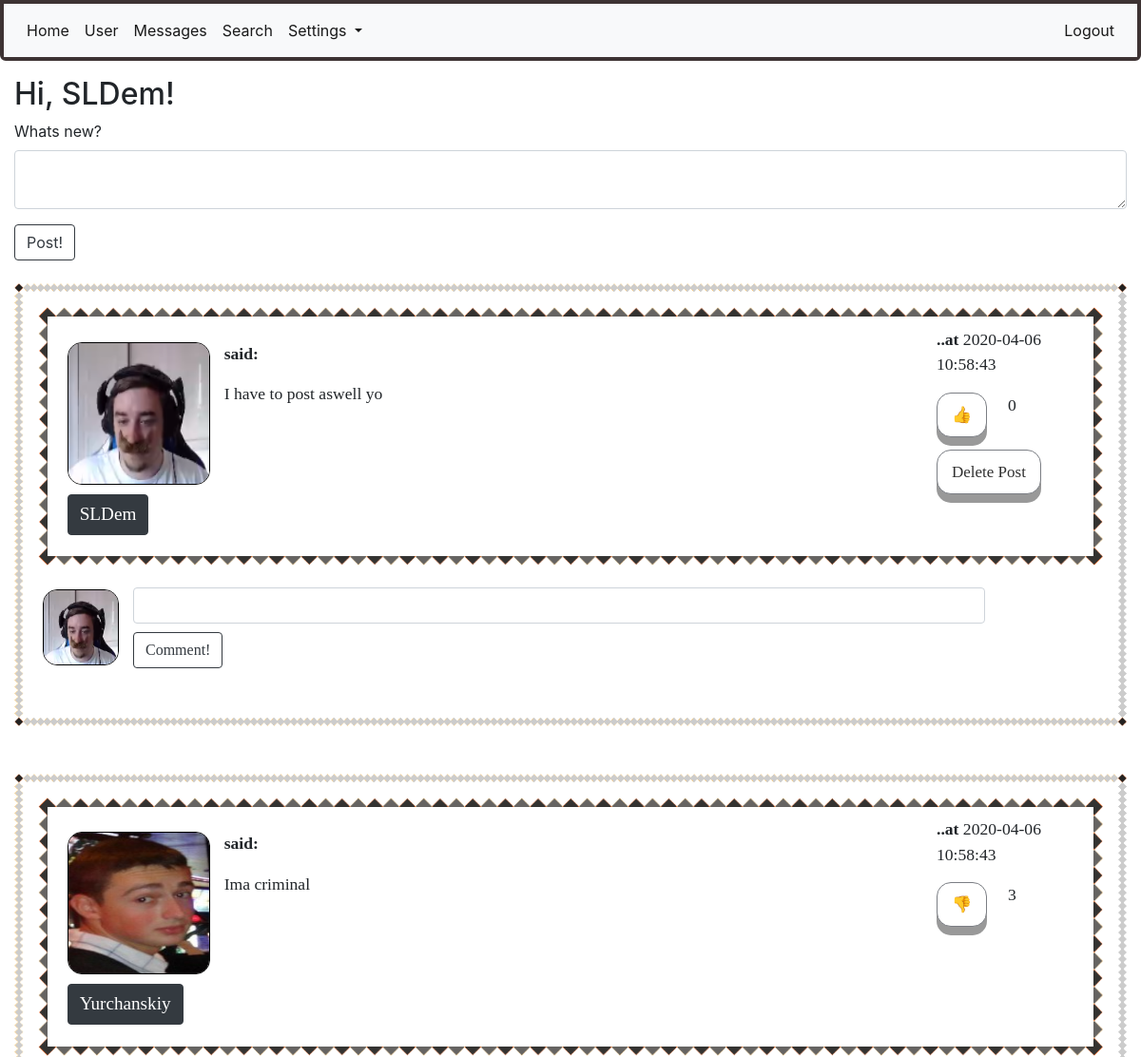
Before: /home (signed in, upper part) with the older database file.
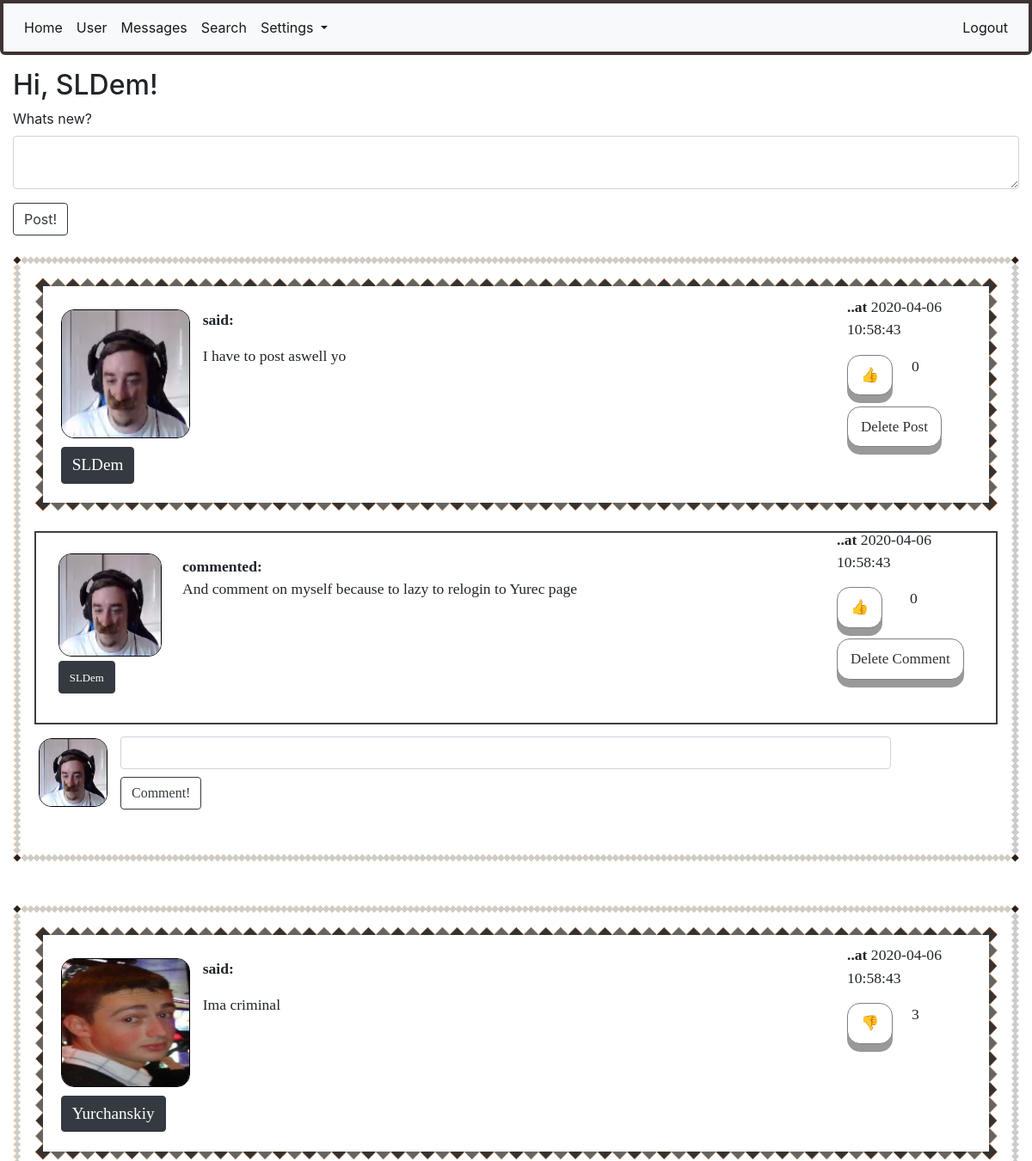
After: the same page with the newer database file.
### app/models.py (models this page shows, shortened)
class Post(db.Model):
    id = db.Column(db.Integer, primary_key=True)
    body = db.Column(db.String(140))
    timestamp = db.Column(db.DateTime, index=True, default=datetime.utcnow())
    user_id = db.Column(db.Integer, db.ForeignKey('user.id'))
    likes = db.relationship('PostLike', backref='post', lazy='dynamic')
    comments = db.relationship('Comment', backref='comment', lazy='dynamic')

class User(UserMixin, db.Model):
    id = db.Column(db.Integer, primary_key=True)
    username = db.Column(db.String(64), index=True, unique=True)
    email = db.Column(db.String(124), index=True, unique=True)
    password_hash = db.Column(db.String(128))
    about_me = db.Column(db.String(1024))
    last_seen = db.Column(db.DateTime, default=datetime.utcnow())
    avatar_set = db.Column(db.Boolean, default=False)
    posts = db.relationship("Post", backref='author', lazy='dynamic')
    comments = db.relationship("Comment", backref='commenter', lazy='dynamic')
    followed = db.relationship(
        'User', secondary=followers,
        primaryjoin=(followers.c.follower_id == id),
        secondaryjoin=(followers.c.followed_id == id),
        backref=db.backref('followers', lazy='dynamic'), lazy='dynamic')
    liked = db.relationship(
        'PostLike',
        foreign_keys='PostLike.user_id',
        backref='user', lazy='dynamic')
    comment_liked = db.relationship(
        'CommentLike',
        foreign_keys='CommentLike.user_id',
        backref='user', lazy='dynamic')
    messages_sent = db.relationship(
        'Message',
        foreign_keys='Message.sender_id',
        backref='author', lazy='dynamic')
    messages_received = db.relationship(
        'Message',
        foreign_keys='Message.recipient_id',
        backref='recipient', lazy='dynamic')
    def liked_post(self, post):
        return PostLike.query.filter(PostLike.user_id == self.id,
                                     PostLike.post_id == post.id).count() > 0
    def liked_comment(self, comment):
        return CommentLike.query.filter(CommentLike.user_id == self.id,
                                        CommentLike.comment_id == comment.id).count() > 0

class Comment(db.Model):
    id = db.Column(db.Integer, primary_key=True)
    body = db.Column(db.String(1028))
    timestamp = db.Column(db.DateTime(), default=datetime.utcnow(), index=True)
    post_id = db.Column(db.Integer, db.ForeignKey('post.id'))
    user_id = db.Column(db.Integer, db.ForeignKey('user.id'))
    comment_likes = db.relationship('CommentLike', backref='comment', lazy='dynamic')

### app/routes.py (the view)
@login_required
@app.route('/', methods=['POST', 'GET'])
@app.route('/home', methods=['POST', 'GET'])
def home():
    if current_user.is_authenticated:
        form = PostForm()
        if form.validate_on_submit():
            post = Post(body=form.post.data, author=current_user)
            db.session.add(post)
            db.session.commit()
            flash('Your post has been posted!')
            return redirect(url_for('home', post_id=post.id))
        page = request.args.get('page', 1, type=int)
        posts = Post.query.order_by(Post.timestamp.desc()).paginate(
            page, 5, False)
        next_url = url_for('home', page=posts.next_num if posts.has_next else None)
        prev_url = url_for('home', page=posts.prev_num if posts.has_prev else None)
        comments = Comment.query.all()
        return render_template('home.html', title='Home', form=form, user=user, username=current_user.username,
                               posts=posts.items, comments=comments, next_url=next_url, prev_url=prev_url)
    return redirect(url_for('login'))

### app/forms.py
class PostForm(FlaskForm):
    post = TextAreaField("Whats new?", validators=[DataRequired(), Length(min=1, max=1028)])
    submit = SubmitField('Post!')

### app/models.py (called while the page is built)
@login.user_loader
def load_user(id):
    return User.query.get(int(id))

### app/templates/home.html (shortened to what this page needs)
{% extends "base.html" %}
{% import "bootstrap/wtf.html" as wtf %}
{% block app_content %}
    <h2>Hi, {{current_user.username}}!</h2>
    {% if form %}
        {{ wtf.quick_form(form, button_map={'submit':'btn btn-outline-dark'}) }}
    {% endif %}
    <br>
    {% for post in posts %}
        {% include "_post.html" %}
    {% endfor %}
{% endblock %}

### app/templates/_post.html (shortened to what this page needs)
<div class="post_with_background" style="margin-bottom: 50px;">
    <div class="post">
        <div id="container_post">
            <div id="left_post">
                <div style="position: absolute; margin-left: -5px;">
                    <a href="{{ url_for('user', username=post.author.username) }}">
                        {% if post.author.avatar_set %}
                        <img class="avatar" height="150px" width="150px"
                             src="{{ url_for('static', filename=post.author.username + '.jpg') }}">
                        {% else %}
                        <img class="roboavatar" src="{{ avatars.robohash(post.author.username, size='150') }}"/>
                        {% endif %}
                    </a>
                </div>
                <div style="position: relative; margin-top: 160px; margin-left: -5px;">
                    <button class="btn btn-dark"><a href="{{ url_for('user', username=post.author.username) }}">
                        <div class="under_avatar_username_post"><span>{{ post.author.username }}</span></div>
                    </a></button>
                </div>
            </div>
            <div id="center_post">
                <p><b>said: </b></p>
                <p id="post{{ post.id }}">{{ post.body }}</p>
            </div>
            <div id="right_post">
                <p><b>..at</b> {{post.timestamp.replace(microsecond=0)}}</p>
                {% if current_user.liked_post(post) %}
                <div id="like_container">
                    <div id="like_button"><a href="{{ url_for('like_action', post_id=post.id, action='dislike') }}">
                        <div class="button">&#128078</div></a>
                    </div>
                    <div id="like_count"><p>{{ post.likes.count() }}</p></div>
                </div>
                {% else %}
                <div id="dislike_container">
                    <div id="dislike_button"><a href="{{ url_for('like_action', post_id=post.id, action='like') }}">
                        <div class="button">&#128077</div></a>
                    </div>
                    <div id="dislike_count"><p>{{ post.likes.count() }}</p></div>
                </div>
                {% endif %}
                <div class="delete_button">
                    {% if current_user.username == post.author.username %}
                    <a href="{{url_for('are_you_sure_post', post_id=post.id)}}"><div class="button">Delete Post</div></a>
                    {% endif %}
                </div>
            </div>
        </div>
    </div>
    {% for comment in comments %}
        {% if comment in post.comments %}
            {% include "_comment.html" %}
        {% endif %}
    {% endfor %}
    <div id="container_post_comment">
        <div id="left_post_comment">
            {% if current_user.avatar_set %}
            <img class="avatar" height="80px" width="80px"
                 src="{{ url_for('static', filename=current_user.username + '.jpg') }}">
            {% else %}
            <img class="roboavatar" src="{{ avatars.robohash(current_user.username, size='80') }}"/>
            {% endif %}
        </div>
        <div class="comment_with_background">
            <div id="right_post_comment">
                <form action="{{ url_for('comment', post_id=post.id) }}" method="post"
                      style="margin-bottom: 4%;">
                    <input style="width: 100%; margin-bottom: 1%;" class="form-control" type=text name=comment>
                    <input type=submit class="btn btn-outline-dark" value=Comment!>
                </form>
            </div>
        </div>
    </div>
</div>

### app/templates/_comment.html
<div class="comment_with_border">
    <div id="container-comment">
        <div id="left_comment">
            <a href="{{ url_for('user', username=comment.commenter.username) }}">
                {% if comment.commenter.avatar_set %}
                    <img class="avatar" height="120px" width="120px" src="{{ url_for('static', filename=comment.commenter.username + '.jpg') }}">
                {% else %}
                    <img class="roboavatar" src="{{ avatars.robohash(comment.commenter.username, size='120') }}" />
                {% endif %}
            </a>
            <div style="position: relative; margin-top: 5px;">
                <a href="{{ url_for('user', username=comment.commenter.username) }}">
                    <button class="btn btn-dark"><div class="under_avatar_username_comment"><span>{{ comment.commenter.username }}</span></div></button>
                </a>
            </div>
        </div>
        <div id="center_comment">
            </a><b>commented: </b>
            <p>{{ comment.body }}</p>
        </div>
        <div id="right_comment">
            <p><b>..at</b> {{comment.timestamp.replace(microsecond=0)}}</p>
            {% if current_user.liked_comment(comment) %}
                <div id="like_container">
                    <div id="like_button"><a href="{{ url_for('comment_like_action', comment_id=comment.id, action='dislike') }}"><div class="button">&#128078</div></a></div>
                    <div id="like_count"><p>{{ comment.comment_likes.count() }}</p></div>
                </div>
            {% else %}
                <div id="dislike_container">
                    <div id="dislike_button"><a href="{{ url_for('comment_like_action', comment_id=comment.id, action='like') }}"><div class="button">&#128077</div></a></div>
                    <div id="dislike_count"><p>{{ comment.comment_likes.count() }}</p></div>
                </div>
            {% endif %}
            <div class="delete_button">
                {% if current_user.username == post.author.username or current_user.username == comment.commenter.username %}
                <a href="{{url_for('are_you_sure_comment', comment_id=comment.id)}}"><div class="button">Delete Comment</div></a>
                {% endif %}
            </div>
        </div>
    </div>
</div>

Changed rows visible on the page:
added Comment: username (picture), commenter.username "SLDem", body "And comment on myself because to lazy to relogin to Yurec page", timestamp.replace "2020-04-06 10:58:43", comment_likes.count "0", shown under Post "I have to post aswell yo"
